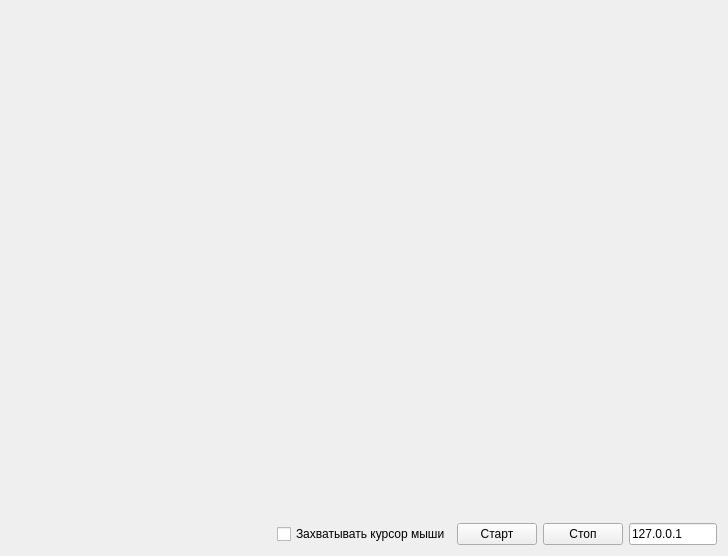
<?xml version="1.0" encoding="UTF-8"?>
<ui version="4.0">
 <class>RemoteControlClientWidget</class>
 <widget class="QWidget" name="RemoteControlClientWidget">
  <property name="geometry">
   <rect>
    <x>0</x>
    <y>0</y>
    <width>728</width>
    <height>556</height>
   </rect>
  </property>
  <property name="windowTitle">
   <string>Form</string>
  </property>
  <layout class="QVBoxLayout" name="verticalLayout" stretch="1,0">
   <item>
    <widget class="QLabel" name="view_lbl">
     <property name="text">
      <string/>
     </property>
     <property name="alignment">
      <set>Qt::AlignCenter</set>
     </property>
    </widget>
   </item>
   <item>
    <layout class="QHBoxLayout" name="horizontalLayout" stretch="6,0,0,0,2">
     <item>
      <spacer name="horizontalSpacer">
       <property name="orientation">
        <enum>Qt::Horizontal</enum>
       </property>
       <property name="sizeHint" stdset="0">
        <size>
         <width>40</width>
         <height>20</height>
        </size>
       </property>
      </spacer>
     </item>
     <item>
      <widget class="QCheckBox" name="capture_cursor_chk_box">
       <property name="text">
        <string>Захватывать курсор мыши</string>
       </property>
      </widget>
     </item>
     <item>
      <widget class="QPushButton" name="start_btn">
       <property name="text">
        <string>Старт</string>
       </property>
      </widget>
     </item>
     <item>
      <widget class="QPushButton" name="stop_btn">
       <property name="text">
        <string>Стоп</string>
       </property>
      </widget>
     </item>
     <item>
      <widget class="QLineEdit" name="ip_ed">
       <property name="text">
        <string>127.0.0.1</string>
       </property>
      </widget>
     </item>
    </layout>
   </item>
  </layout>
 </widget>
 <resources/>
 <connections/>
</ui>
